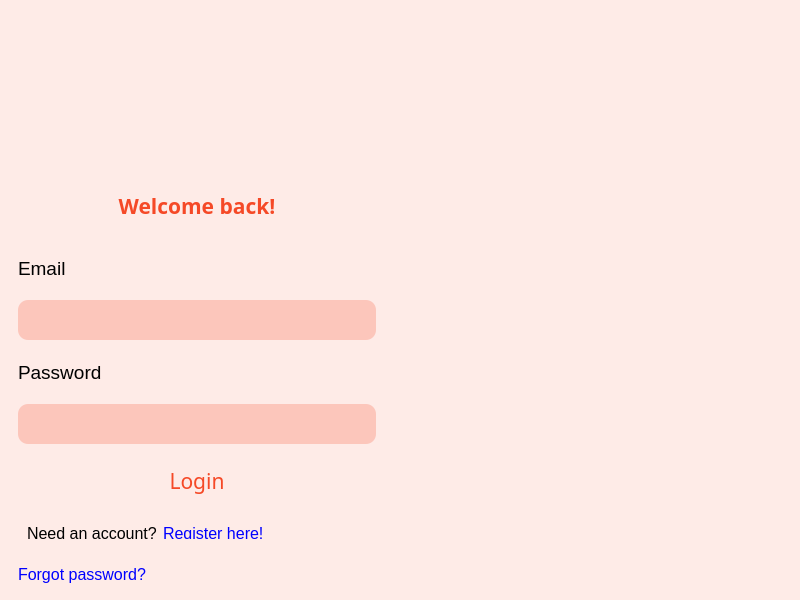
<?xml version="1.0" encoding="UTF-8"?>
<ui version="4.0">
 <class>MainWindow</class>
 <widget class="QMainWindow" name="MainWindow">
  <property name="geometry">
   <rect>
    <x>0</x>
    <y>0</y>
    <width>800</width>
    <height>600</height>
   </rect>
  </property>
  <property name="sizePolicy">
   <sizepolicy hsizetype="Preferred" vsizetype="Fixed">
    <horstretch>0</horstretch>
    <verstretch>0</verstretch>
   </sizepolicy>
  </property>
  <property name="minimumSize">
   <size>
    <width>800</width>
    <height>600</height>
   </size>
  </property>
  <property name="maximumSize">
   <size>
    <width>800</width>
    <height>600</height>
   </size>
  </property>
  <property name="windowTitle">
   <string>MainWindow</string>
  </property>
  <widget class="QWidget" name="centralwidget">
   <property name="maximumSize">
    <size>
     <width>16777215</width>
     <height>600</height>
    </size>
   </property>
   <property name="styleSheet">
    <string notr="true">#centralwidget {
	background: #FEEBE7;
}

#title {
	color: #F54927;
}

#email, #password {
	background: #FCC6BB;
	border: none;
	outline: none;
	border-radius: 10px;
	min-height: 40px;
}

#login {
	color: #F54927;
	border: none;
	outline: none;
	border-radius: 10px;
	min-height: 40px;
}

#login:hover {
	color: #FEEBE7;
	background: #F54927;
}

#forgot_pass, #nav_register {
	color: blue;
	background: transparent;
	border: none;
	outline: none;	
	text-align: left; 
}</string>
   </property>
   <layout class="QHBoxLayout" name="horizontalLayout">
    <item>
     <widget class="QWidget" name="widget" native="true">
      <property name="sizePolicy">
       <sizepolicy hsizetype="Preferred" vsizetype="Minimum">
        <horstretch>0</horstretch>
        <verstretch>0</verstretch>
       </sizepolicy>
      </property>
      <property name="minimumSize">
       <size>
        <width>0</width>
        <height>600</height>
       </size>
      </property>
      <property name="maximumSize">
       <size>
        <width>16777215</width>
        <height>600</height>
       </size>
      </property>
      <property name="styleSheet">
       <string notr="true"/>
      </property>
      <layout class="QVBoxLayout" name="verticalLayout">
       <item>
        <widget class="QLabel" name="label_2">
         <property name="maximumSize">
          <size>
           <width>16777215</width>
           <height>130</height>
          </size>
         </property>
         <property name="text">
          <string/>
         </property>
         <property name="pixmap">
          <pixmap>../img/logo.png</pixmap>
         </property>
         <property name="alignment">
          <set>Qt::AlignCenter</set>
         </property>
        </widget>
       </item>
       <item>
        <widget class="QLabel" name="title">
         <property name="sizePolicy">
          <sizepolicy hsizetype="Preferred" vsizetype="Fixed">
           <horstretch>0</horstretch>
           <verstretch>0</verstretch>
</sizepolicy>
         </property>
         <property name="minimumSize">
          <size>
           <width>0</width>
           <height>30</height>
          </size>
         </property>
         <property name="maximumSize">
          <size>
           <width>16777215</width>
           <height>60</height>
          </size>
         </property>
         <property name="font">
          <font>
           <family>Arial Black</family>
           <pointsize>16</pointsize>
           <weight>75</weight>
           <bold>true</bold>
          </font>
         </property>
         <property name="text">
          <string>Welcome back!</string>
         </property>
         <property name="alignment">
          <set>Qt::AlignCenter</set>
         </property>
        </widget>
       </item>
       <item>
        <widget class="QLabel" name="label_3">
         <property name="sizePolicy">
          <sizepolicy hsizetype="Preferred" vsizetype="Minimum">
           <horstretch>0</horstretch>
           <verstretch>0</verstretch>
          </sizepolicy>
         </property>
         <property name="minimumSize">
          <size>
           <width>0</width>
           <height>30</height>
          </size>
         </property>
         <property name="maximumSize">
          <size>
           <width>16777215</width>
           <height>30</height>
          </size>
         </property>
         <property name="font">
          <font>
           <family>Arial</family>
           <pointsize>14</pointsize>
          </font>
         </property>
         <property name="text">
          <string>Email</string>
         </property>
        </widget>
       </item>
       <item>
        <widget class="QLineEdit" name="email">
         <property name="minimumSize">
          <size>
           <width>0</width>
           <height>40</height>
          </size>
         </property>
         <property name="font">
          <font>
           <family>Arial</family>
           <pointsize>14</pointsize>
          </font>
         </property>
        </widget>
       </item>
       <item>
        <widget class="QLabel" name="label_4">
         <property name="minimumSize">
          <size>
           <width>0</width>
           <height>30</height>
          </size>
         </property>
         <property name="maximumSize">
          <size>
           <width>16777215</width>
           <height>30</height>
          </size>
         </property>
         <property name="font">
          <font>
           <family>Arial</family>
           <pointsize>14</pointsize>
          </font>
         </property>
         <property name="text">
          <string>Password</string>
         </property>
        </widget>
       </item>
       <item>
        <widget class="QLineEdit" name="password">
         <property name="minimumSize">
          <size>
           <width>0</width>
           <height>40</height>
          </size>
         </property>
         <property name="baseSize">
<size>
           <width>0</width>
           <height>30</height>
          </size>
         </property>
         <property name="font">
          <font>
           <family>Arial</family>
           <pointsize>14</pointsize>
          </font>
         </property>
         <property name="echoMode">
          <enum>QLineEdit::Password</enum>
         </property>
        </widget>
       </item>
       <item>
        <widget class="QPushButton" name="login">
         <property name="minimumSize">
          <size>
           <width>0</width>
           <height>40</height>
          </size>
         </property>
         <property name="font">
          <font>
           <family>Arial Black</family>
           <pointsize>16</pointsize>
          </font>
         </property>
         <property name="text">
          <string>Login</string>
         </property>
        </widget>
       </item>
       <item>
        <widget class="QWidget" name="widget_3" native="true">
         <property name="maximumSize">
          <size>
           <width>16777215</width>
           <height>30</height>
          </size>
         </property>
         <layout class="QHBoxLayout" name="horizontalLayout_2" stretch="0,1">
          <item>
           <widget class="QLabel" name="label_5">
            <property name="font">
             <font>
              <family>Arial</family>
              <pointsize>12</pointsize>
             </font>
            </property>
            <property name="text">
             <string>Need an account?</string>
            </property>
           </widget>
          </item>
          <item>
           <widget class="QPushButton" name="nav_register">
            <property name="font">
             <font>
              <family>Arial</family>
              <pointsize>12</pointsize>
             </font>
            </property>
            <property name="layoutDirection">
             <enum>Qt::LeftToRight</enum>
            </property>
            <property name="text">
             <string>Register here!</string>
            </property>
           </widget>
          </item>
         </layout>
        </widget>
       </item>
       <item>
        <widget class="QPushButton" name="forgot_pass">
         <property name="font">
          <font>
           <family>Arial</family>
           <pointsize>12</pointsize>
          </font>
         </property>
         <property name="text">
          <string>Forgot password?</string>
         </property>
        </widget>
       </item>
      </layout>
     </widget>
    </item>
    <item>
     <widget class="QWidget" name="widget_2" native="true">
      <property name="minimumSize">
       <size>
        <width>400</width>
        <height>0</height>
       </size>
      </property>
      <property name="maximumSize">
       <size>
        <width>16777215</width>
        <height>600</height>
       </size>
      </property>
      <property name="styleSheet">
       <string notr="true"/>
      </property>
<layout class="QVBoxLayout" name="verticalLayout_2">
       <item>
        <widget class="QLabel" name="label">
         <property name="sizePolicy">
          <sizepolicy hsizetype="Preferred" vsizetype="Minimum">
           <horstretch>0</horstretch>
           <verstretch>0</verstretch>
          </sizepolicy>
         </property>
         <property name="minimumSize">
          <size>
           <width>250</width>
           <height>600</height>
          </size>
         </property>
         <property name="maximumSize">
          <size>
           <width>16777215</width>
           <height>600</height>
          </size>
         </property>
         <property name="styleSheet">
          <string notr="true"/>
         </property>
         <property name="text">
          <string/>
         </property>
         <property name="pixmap">
          <pixmap>../img/3766277.png</pixmap>
         </property>
         <property name="scaledContents">
          <bool>true</bool>
         </property>
         <property name="alignment">
          <set>Qt::AlignCenter</set>
         </property>
        </widget>
       </item>
      </layout>
     </widget>
    </item>
   </layout>
  </widget>
 </widget>
 <resources/>
 <connections/>
</ui>
